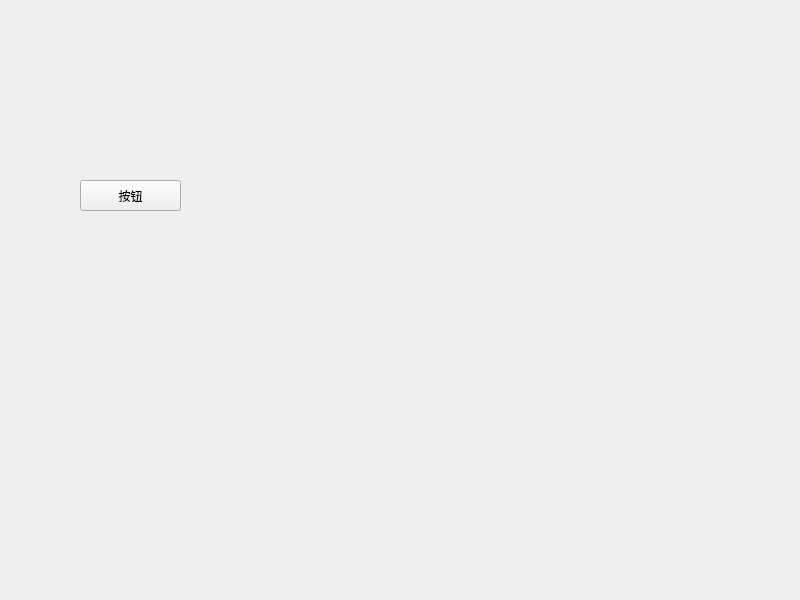
<?xml version="1.0" encoding="UTF-8"?>
<ui version="4.0">
 <class>Widget</class>
 <widget class="QWidget" name="Widget">
  <property name="geometry">
   <rect>
    <x>0</x>
    <y>0</y>
    <width>800</width>
    <height>600</height>
   </rect>
  </property>
  <property name="windowTitle">
   <string>Widget</string>
  </property>
  <widget class="QPushButton" name="pushButton">
   <property name="geometry">
    <rect>
     <x>80</x>
     <y>180</y>
     <width>101</width>
     <height>31</height>
    </rect>
   </property>
   <property name="text">
    <string>按钮</string>
   </property>
  </widget>
 </widget>
 <resources/>
 <connections/>
</ui>
